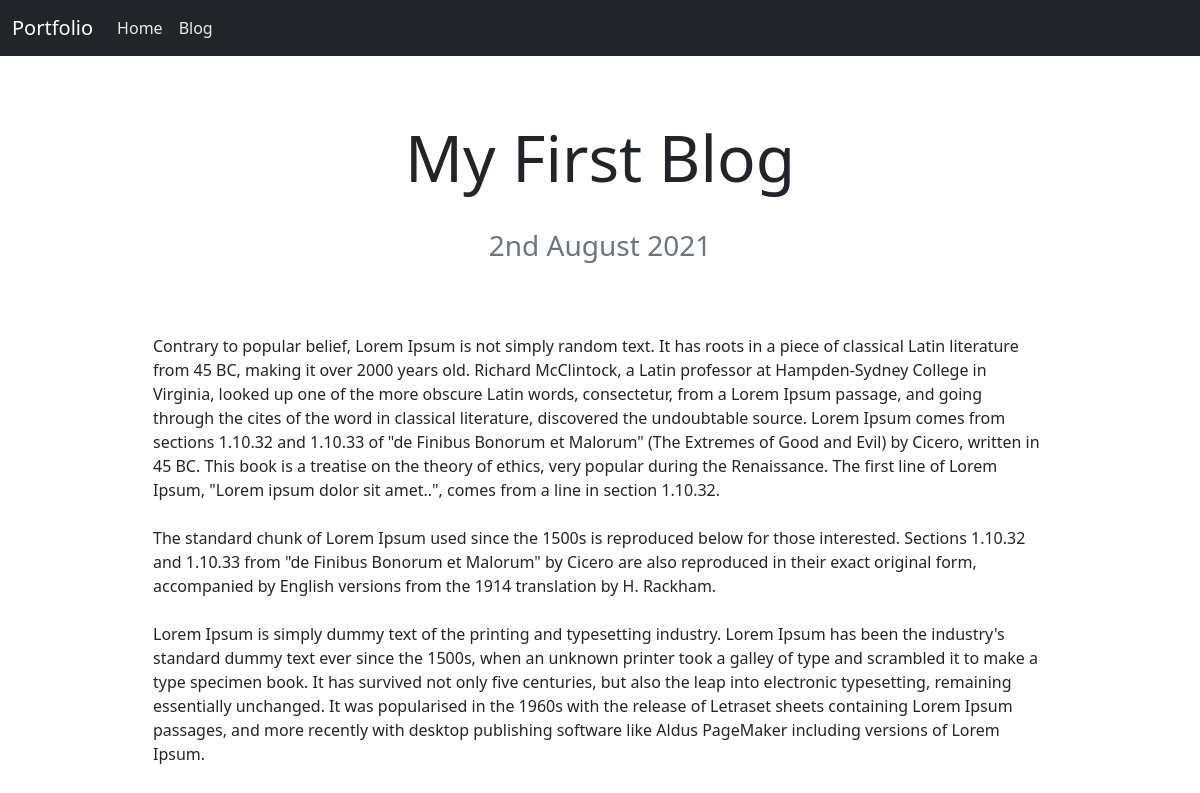
Page /blog/1/ on the committed database.
### blog/models.py (models this page shows, shortened)
class Blog(models.Model):
    title = models.CharField(max_length=200)
    date = models.DateField()
    description = models.TextField()

### blog/views.py (the view)
# urls.py: path('<int:blog_id>/', views.detail, name='detail'),
def detail(request, blog_id):
    blog = get_object_or_404(Blog, pk=blog_id)
    return render(request, 'blog/detail.html',{'blog':blog})

### blog/templates/blog/detail.html
{% extends 'portfolio/base.html' %}
{% load static %}
{% block content %}
<div class="row justify-content-center my-3">
<div div class="col-md-9 text-left">
  <h1 class="text-center mt-5" id="blogdetailtitle">{{ blog.title }}</h1>
  <br>
  <h3 class="text-center text-muted mb-5">{{ blog.date |date:'jS F Y' }}</h3>
  <br>
  <div class="row justify-content-left mb-3">
    <div ">
      {{ blog.description| safe }}
    </div>
  </div>
</div>
</div>
{% endblock %}

### portfolio/static/portfolio/custom.css (style rules this page uses)
body { font-family: 'Poppins', sans-serif; font-family: 'Source Sans Pro', sans-serif; }
@media (min-width: 992px) { #blogdetailtitle { font-size: 4rem; } }

### rows in the picture
Blog: title "My First Blog", date "2nd August 2021", description "Contrary to popular belief, Lorem Ipsum is not simply random text. It has roots in a piece of classical Latin literature from 45 BC, making it over 2000 years old. Richard McClintock, a Latin professor at Hampden-Sydney College in Virginia, looked up one of the more obscure Latin words, consectetur, from a Lorem Ipsum passage, and going through the cites of the word in classical literature, discovered the undoubtable source. Lorem Ipsum comes from sections 1.10.32 and 1.10.33 of \"de Finibus Bonorum et Malorum\" (The Extremes of Good and Evil) by Cicero, written in 45 BC. This book is a treatise on the theory of ethics, very popular during the Renaissance. The first line of Lorem Ipsum,…"
